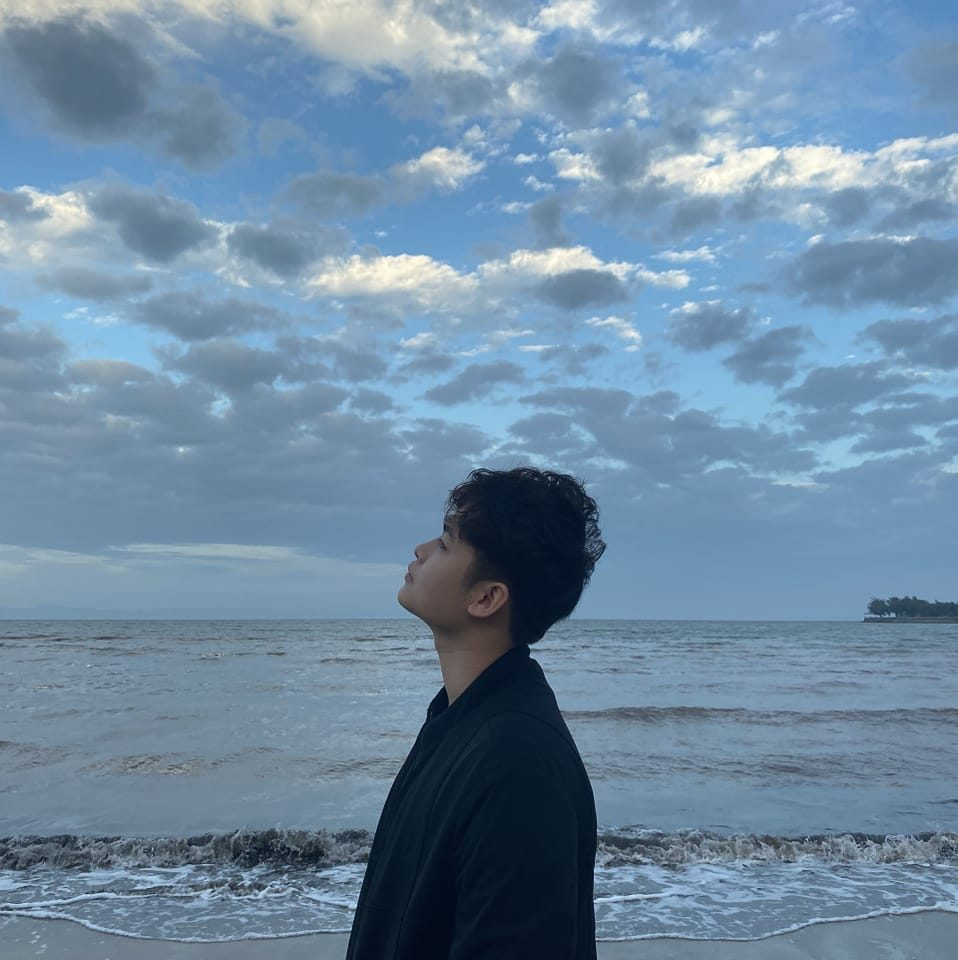
#> input picture tutorial8/avatar.jpg, 958 x 960 px, found by its file name
$ python BlendingAndMixingColor.py
#> lines starting #> are read from the running program, lines starting #| are printed output that depends on the picture
import cv2
import numpy as np

# Load the color image
image = cv2.imread('tutorial8/avatar.jpg')
#> image is the input picture: shape (960, 958, 3); mean B, G, R 163.1, 139, 111.3

# Apply Sepia filter
def apply_sepia(image):
    sepia_filter = np.array([[0.393, 0.769, 0.189],
                             [0.349, 0.686, 0.168],
                             [0.272, 0.534, 0.131]])
    sepia_image = cv2.transform(image, sepia_filter)
    return sepia_image

# Create a 'color pop' effect
def color_pop(image, color_to_retain):
    # Convert image to grayscale
#> called with color_to_retain = 'blue'
    gray_image = cv2.cvtColor(image, cv2.COLOR_BGR2GRAY)
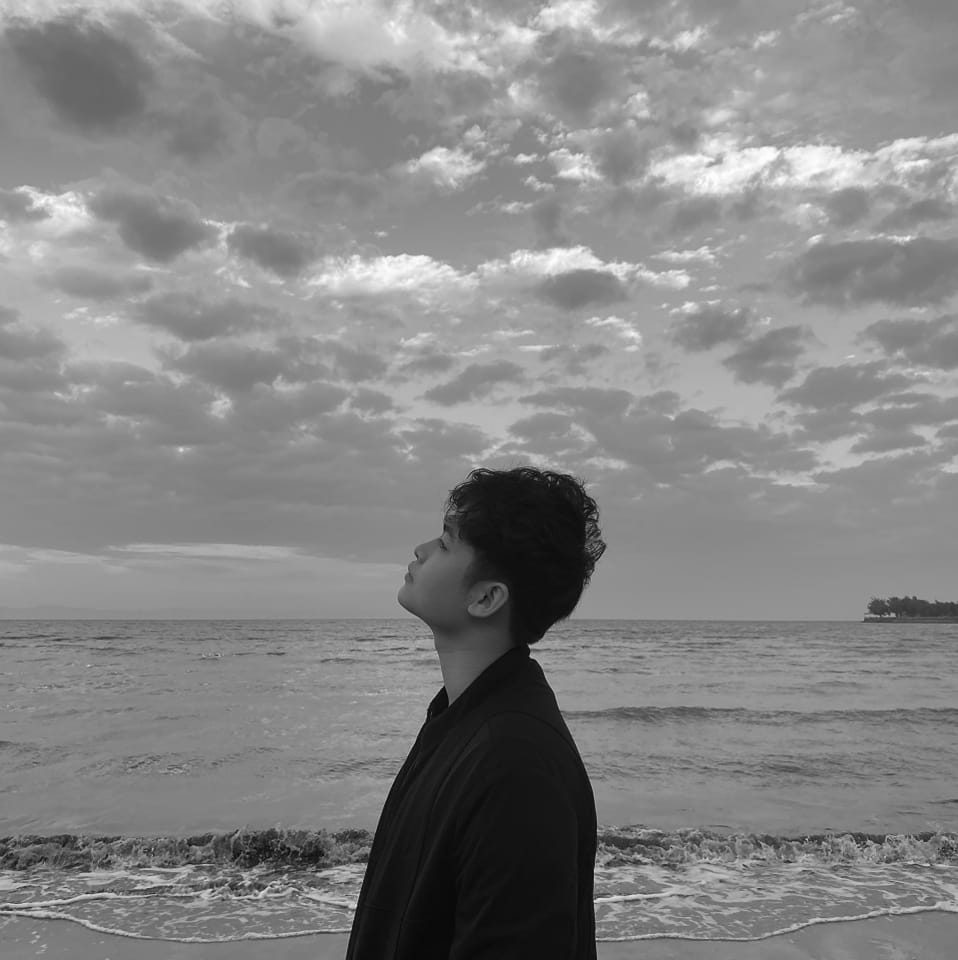
#> gray_image: shape (960, 958); min 2, max 254, mean 133.5

    # Selectively retain a single color (specified by its channel)
    b, g, r = cv2.split(image)
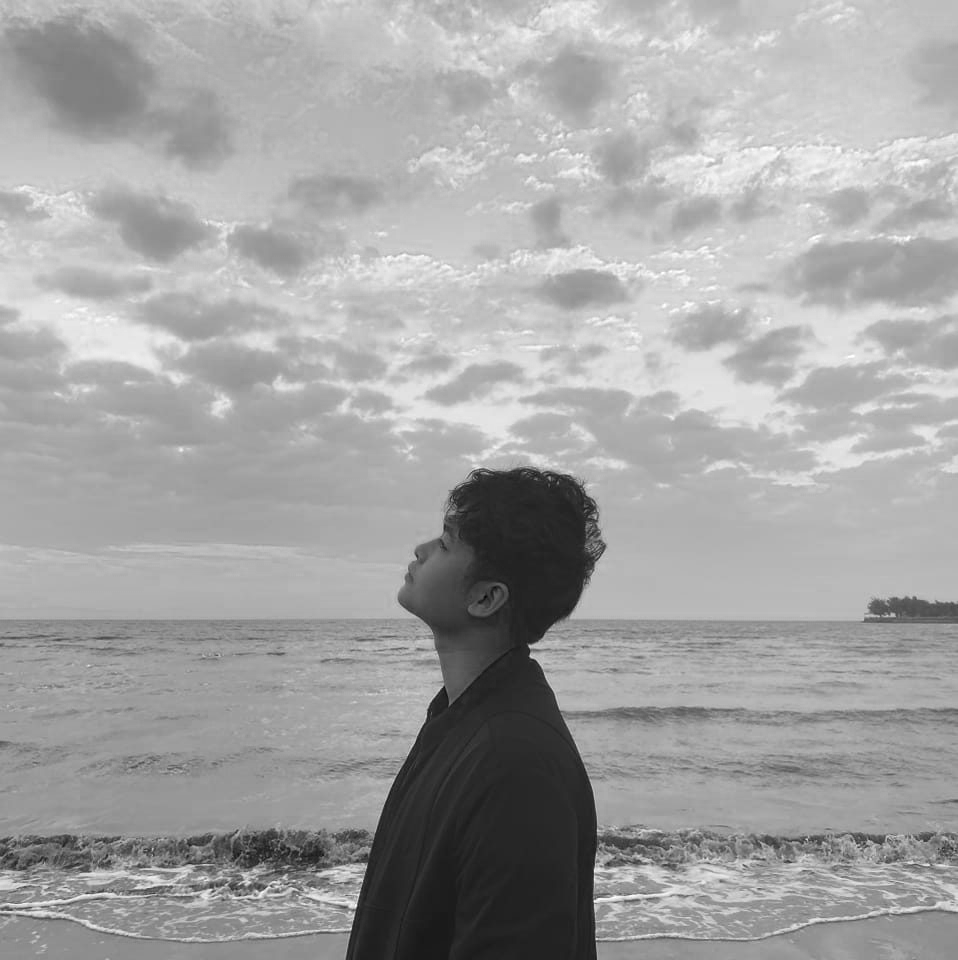
#> b: shape (960, 958); min 6, max 255, mean 163.1
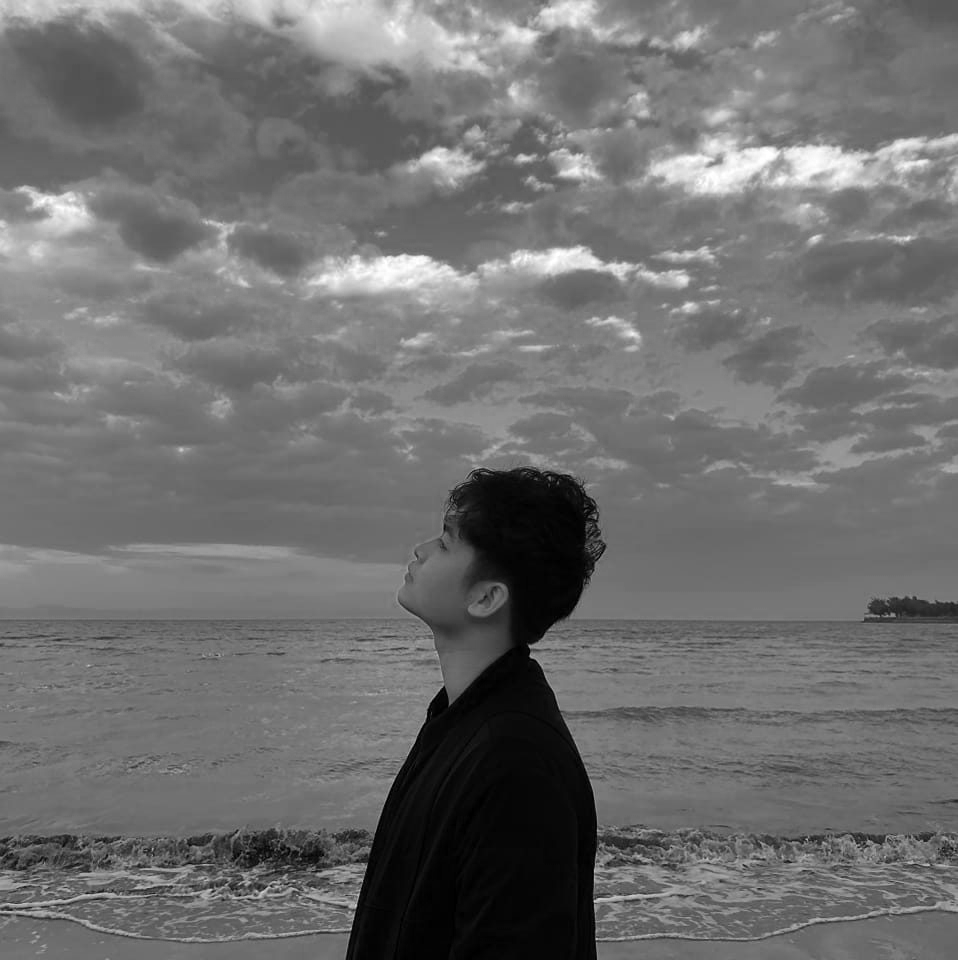
#> r: shape (960, 958); min 0, max 255, mean 111.3
    if color_to_retain == 'blue':
        color_pop_image = cv2.merge((b, np.zeros_like(g), np.zeros_like(r)))
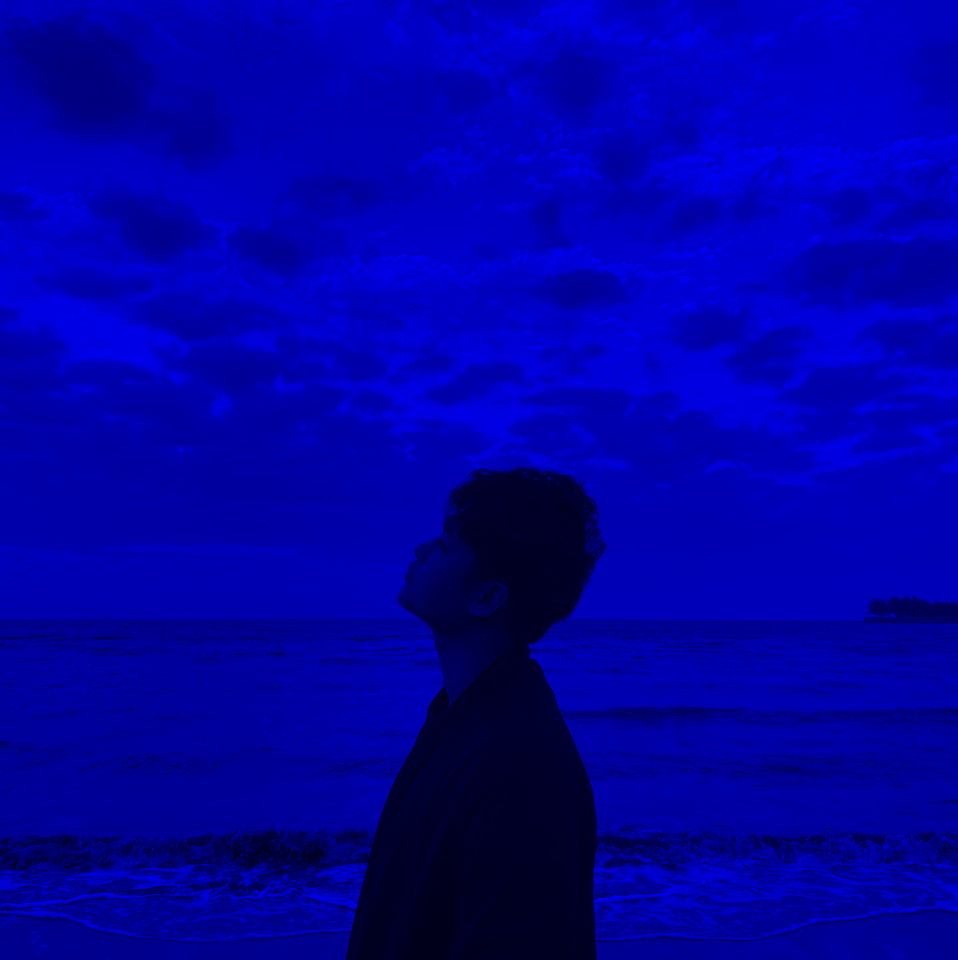
#> color_pop_image: shape (960, 958, 3); mean B, G, R 163.1, 0, 0
    elif color_to_retain == 'green':
        color_pop_image = cv2.merge((np.zeros_like(b), g, np.zeros_like(r)))
    elif color_to_retain == 'red':
        color_pop_image = cv2.merge((np.zeros_like(b), np.zeros_like(g), r))
    else:
        raise ValueError("Invalid color specified. Choose 'red', 'green', or 'blue'.")

    return color_pop_image

# Apply sepia filter
sepia_image = apply_sepia(image)

# Create 'color pop' effect (retain only blue color)
color_pop_image = color_pop(image, 'blue')

# Display the original image, sepia filtered image, and color pop image
cv2.imshow('Original Image', image)
cv2.imshow('Sepia Filtered Image', sepia_image)
cv2.imshow('Color Pop Effect (Blue)', color_pop_image)
cv2.waitKey(0)
cv2.destroyAllWindows()
